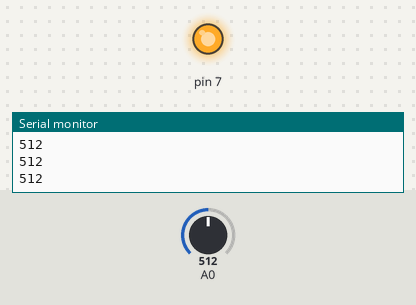
Bench run of a sketch on a simulated Arduino Uno, built with avr-gcc and run on an emulated ATmega328P. Parts: output pins drawn as LEDs (lit = HIGH), the last lines printed to the serial monitor. The inputs (shaded band) are chosen by the test bench; at power-on: A0 = 512.

Above: at 1.2 s.
1.3 s: A0 set to 486
At 2.1 s:
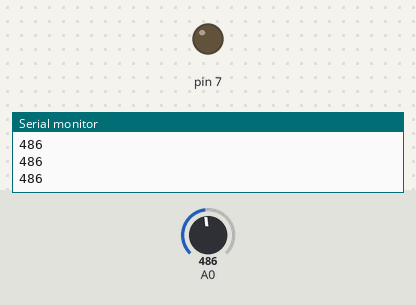
3.0 s: A0 set to 510
At 3.3 s:
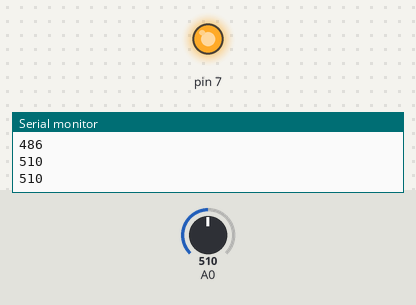
4.5 s: A0 set to 490
At 5.7 s:
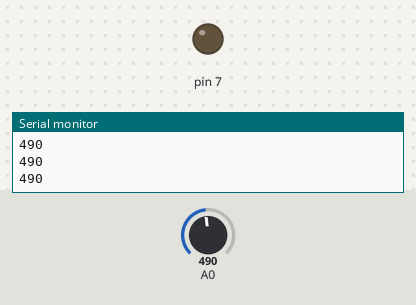
Timing chart, 0 to 7.5 s (numbered marks = the images above; inputs shaded):
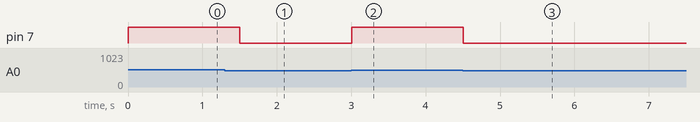

The sketch:

sensorLuz.ino
```cpp
void setup() {
  Serial.begin(9600);
  pinMode(A0, INPUT);
  pinMode(7, OUTPUT);

}

void loop() {
  int lectura;
  lectura = analogRead(A0);
  Serial.println(lectura);
  if(lectura<=500){
    digitalWrite(7,LOW);
  } else {
    digitalWrite(7,HIGH);
    }
  delay(250);
}
```

Measured:
- the behaviour switches between 501 and 500 on A0 (found by bisection; images 0 and 1)
- after the input at 1.3 s, pin 7: HIGH → LOW after 0.20 s
- after the input at 3.0 s, pin 7: LOW → HIGH at once
- after the input at 4.5 s, pin 7: HIGH → LOW at once
